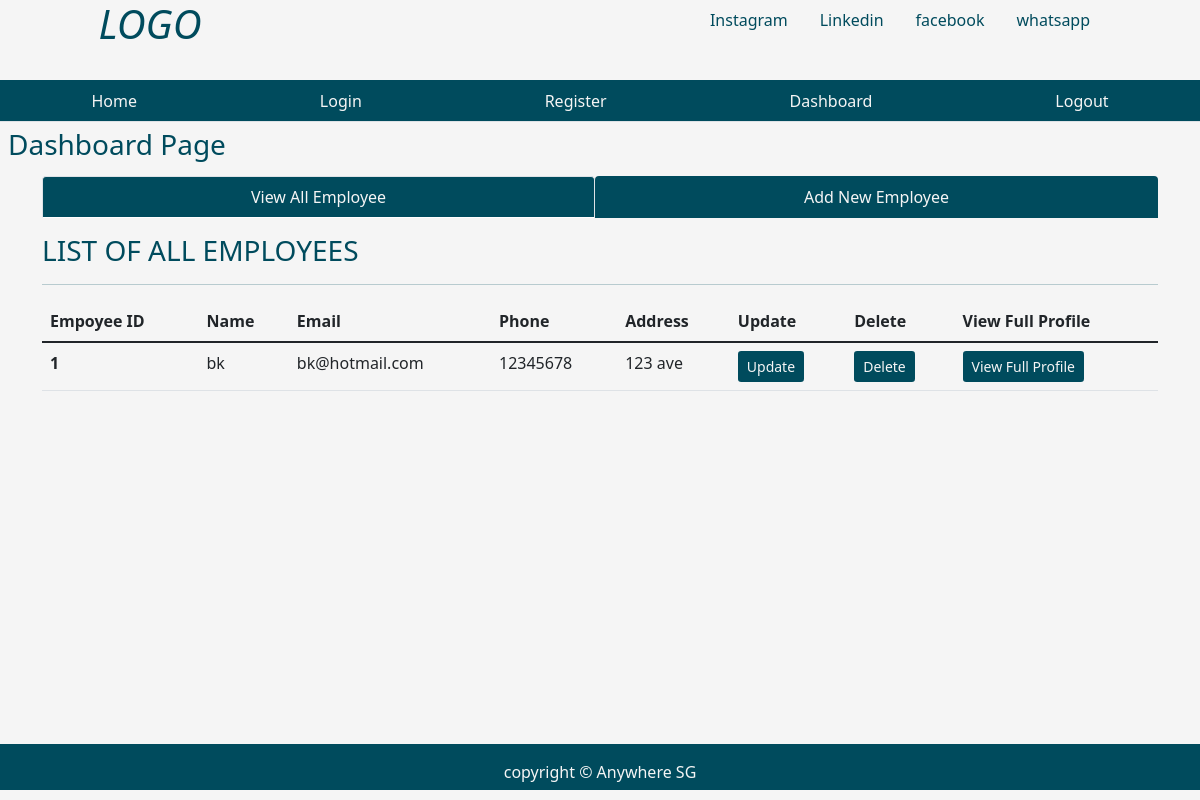
/dashboard, run on the app's committed database.
### tables this page shows
CREATE TABLE "emp" (
	"empid"	INTEGER,
	"name"	text NOT NULL,
	"email"	text,
	"phone"	integer,
	"address"	text,
	"joining_date"	timestamp DEFAULT CURRENT_TIMESTAMP,
	"total_projects"	integer DEFAULT 1,
	"total_test_case"	integer DEFAULT 1,
	"total_defects_found"	integer DEFAULT 1,
	"total_defects_pending"	integer DEFAULT 1,
	PRIMARY KEY("empid" AUTOINCREMENT)
);

### application.py (the view)
@application.route('/dashboard', methods = ["POST", "GET"])
def userDashboard():
    user = get_active_user()
    db = get_database()
    emp_cur = db.execute('Select * from emp')
    allemp = emp_cur.fetchall()
    return render_template('dashboard.html', user = user, allemp = allemp)

### application.py (called while the page is built)
@application.teardown_appcontext
def close_database(error):
    if hasattr(g, 'ICT2103Web_db'):
        g.ICT2103Web_db.close()

def get_active_user():
    user = None
    if 'user' in session:
        user = session['user']
        db = get_database()
        user_cur = db.execute('select * from users where name =?', [user])
        user = user_cur.fetchone()
    return user

### database.py (called while the page is built)
def connect_to_database():
    sql = sqlite3.connect('C:/ICT2103Web/ICT2103Web.db')
    sql.row_factory = sqlite3.Row
    return sql

def get_database():
    if not hasattr(g, 'ICT2103Web_db'):
        g.ICT2103Web_db = connect_to_database()
    return  g.ICT2103Web_db

### templates/dashboard.html (shortened to what this page needs)
<!DOCTYPE html>
<html lang="en">
<head>
    <link href="https://cdn.jsdelivr.net/npm/bootstrap@5.1.3/dist/css/bootstrap.min.css" rel="stylesheet">
    <link rel="stylesheet" href="{{ url_for('static', filename='dashboard.css')}}" type = "text/css">
</head>
<body>
      <div class="parent">
        <div class="child child1">
            <h1 class="text-center"><i>LOGO</i></h1>
        </div>
        <div class="child child2">
            <ul class="nav justify-content-center">
                <li class="nav-item">
                  <a class="nav-link"  style="color:rgb(0, 75, 93);"  href="#">Instagram</a>
                </li>
                <li class="nav-item">
                  <a class="nav-link"  style="color:rgb(0, 75, 93);" href="#">Linkedin</a>
                </li>
                <li class="nav-item">
                  <a class="nav-link"  style="color:rgb(0, 75, 93);" href="#">facebook</a>
                </li>
                <li class="nav-item">
                  <a class="nav-link"  style="color:rgb(0, 75, 93);" href="#">whatsapp</a>
                </li>
              </ul>
        </div>
        <div class="child child3">
          <ul class="nav nav-tabs nav-fill" style="background-color:rgb(0, 75, 93);">
            <li class="nav-item">
              <a class="nav-link" style="color:whitesmoke;" href="{{url_for('index')}}">Home</a>
            </li>
            <li class="nav-item">
              <a class="nav-link" style="color:whitesmoke;" href="{{url_for('userLogin')}}">Login</a>
            </li>
            <li class="nav-item">
              <a class="nav-link" style="color:whitesmoke;" href="{{url_for('userRegister')}}">Register</a>
            </li>
            <li class="nav-item">
                <a class="nav-link" style="color:whitesmoke;" href="{{url_for('userDashboard')}}">Dashboard</a>
              </li>
            <li class="nav-item">
              <a class="nav-link"   style="color:whitesmoke;" href="#">Logout</a>
            </li>
          </ul>
        </div>
        <div class="child child4">
            <h3 class="m-2">Dashboard Page</h3>
        </div>
        <div class="child child5" style="color:rgb(0, 75, 93);">
        </div>
        <div class="child child6  container" style="color:rgb(0, 75, 93);">
            <ul class="nav nav-tabs nav-fill mb-3">
                <li class="nav-item">
                  <a class="nav-link active" aria-current="page" href="{{ url_for('userDashboard')}}" style=" background-color:rgb(0, 75, 93); color:whitesmoke;">View All Employee</a>
                </li>
                <li class="nav-item">
                  <a class="nav-link" style=" background-color:rgb(0, 75, 93); color:whitesmoke;" href="{{ url_for('addnewemployee')}}">Add New Employee</a>
                </li>
              </ul>
              <div class="table-responsive-lg caption-top">
                <caption><h3>LIST OF ALL EMPLOYEES</h3></caption>
                <hr>
                <table class="table">
                    <thead>
                        <tr>
                          <th scope="col">Empoyee ID</th>
                          <th scope="col">Name</th>
                          <th scope="col">Email</th>
                          <th scope="col">Phone</th>
                          <th scope="col">Address</th>
                          <th scope="col">Update</th>
                          <th scope="col">Delete</th>
                          <th scope="col">View Full Profile</th>
                        </tr>
                      </thead>
                      <tbody>
                        <tr>
                          {% for emp in allemp %}
                          <th scope="row">{{ emp['empid'] }}</th>
                          <td>{{ emp['name'] }}</td>
                          <td>{{ emp['email'] }}</td>
                          <td>{{ emp['phone'] }}</td>
                          <td>{{ emp['address'] }}</td>
                          <td><a class="btn btn-sm" style="background-color:rgb(0, 75, 93); color:whitesmoke;" href="{{url_for('fetchone', empid = emp['empid'])}}">Update</a></td>
                          <td><a class="btn btn-sm" style="background-color:rgb(0, 75, 93); color:whitesmoke;" href="{{url_for('deleteemployee', empid = emp['empid'])}}">Delete</a></td>
                          <td><a class="btn btn-sm" style="background-color:rgb(0, 75, 93); color:whitesmoke;" href="{{url_for('singleemployee', empid = emp['empid'])}}">View Full Profile</a></td>
                        </tr>
                        {% endfor %}
                      </tbody>
                </table>
              </div>
        </div>
        <div class="child child7" style="background-color:rgb(0, 75, 93); color:whitesmoke;">
            <p class="p-3 text-center">copyright &copy; Anywhere SG</p>
        </div>
      </div>
</body>
</html>

### static/dashboard.css (style rules this page uses)
html, body { height: 100%; background-color:whitesmoke; color:rgb(0, 75, 93); }
.parent { height: 100%; display: grid; grid-template-columns: repeat(4, 1fr); grid-template-rows: 10% 5% 7% auto 7%; }
.child { margin-bottom: 10px; }
.child1 { grid-column: 1/2; grid-row: 1/2; }
.child2 { grid-column: 3/-1; grid-row: 1/2; }
.child3 { grid-column: 1/-1; grid-row: 2/3; }
.child4 { grid-column: 1/2; grid-row: 3/4; }
.child5 { grid-column: 4/5; grid-row: 3/4; text-align: center; }
.child6 { grid-column: 1/-1; grid-row: 4/5; }
.child7 { grid-column: 1/-1; grid-row: 5/6; }

### data on the page
emp: empid "1", name "bk", email "bk@hotmail.com", phone "12345678", address "123 ave"
